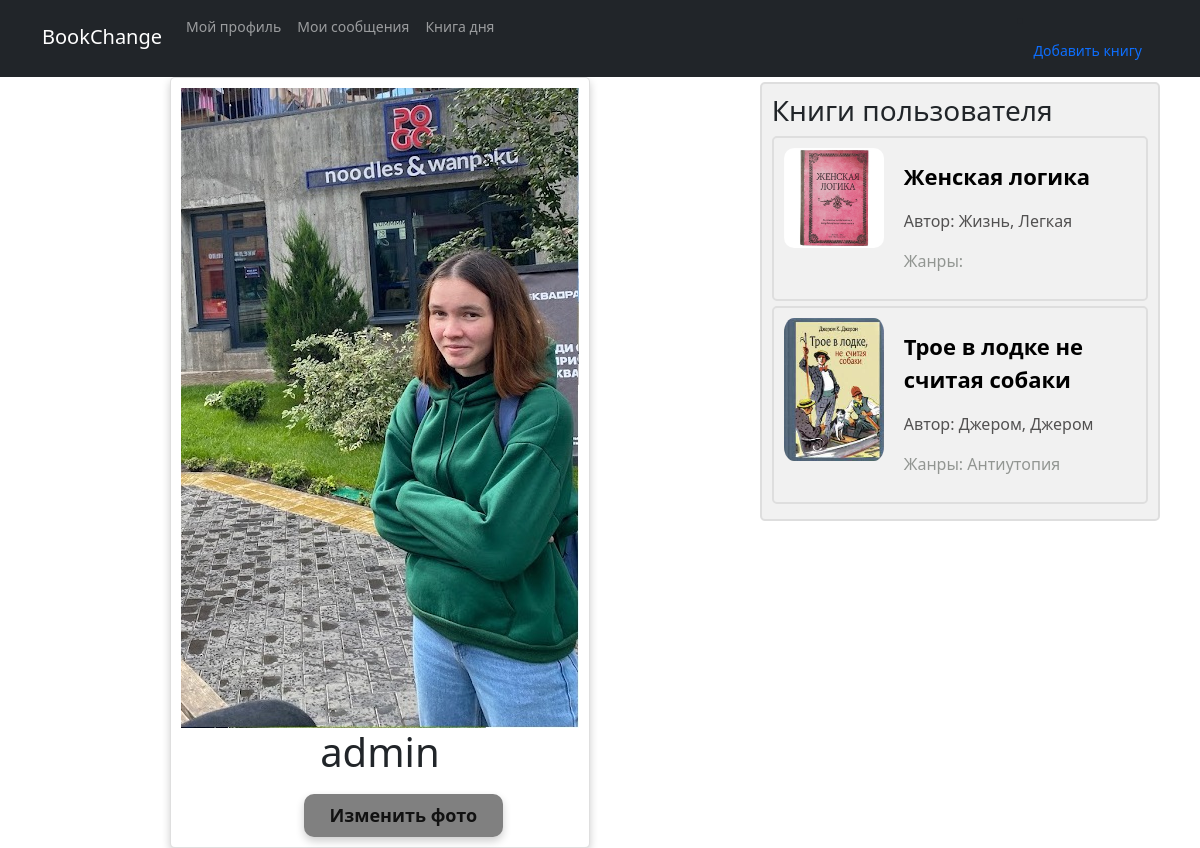
The page /profile/1 (signed in) on the database as committed earlier.
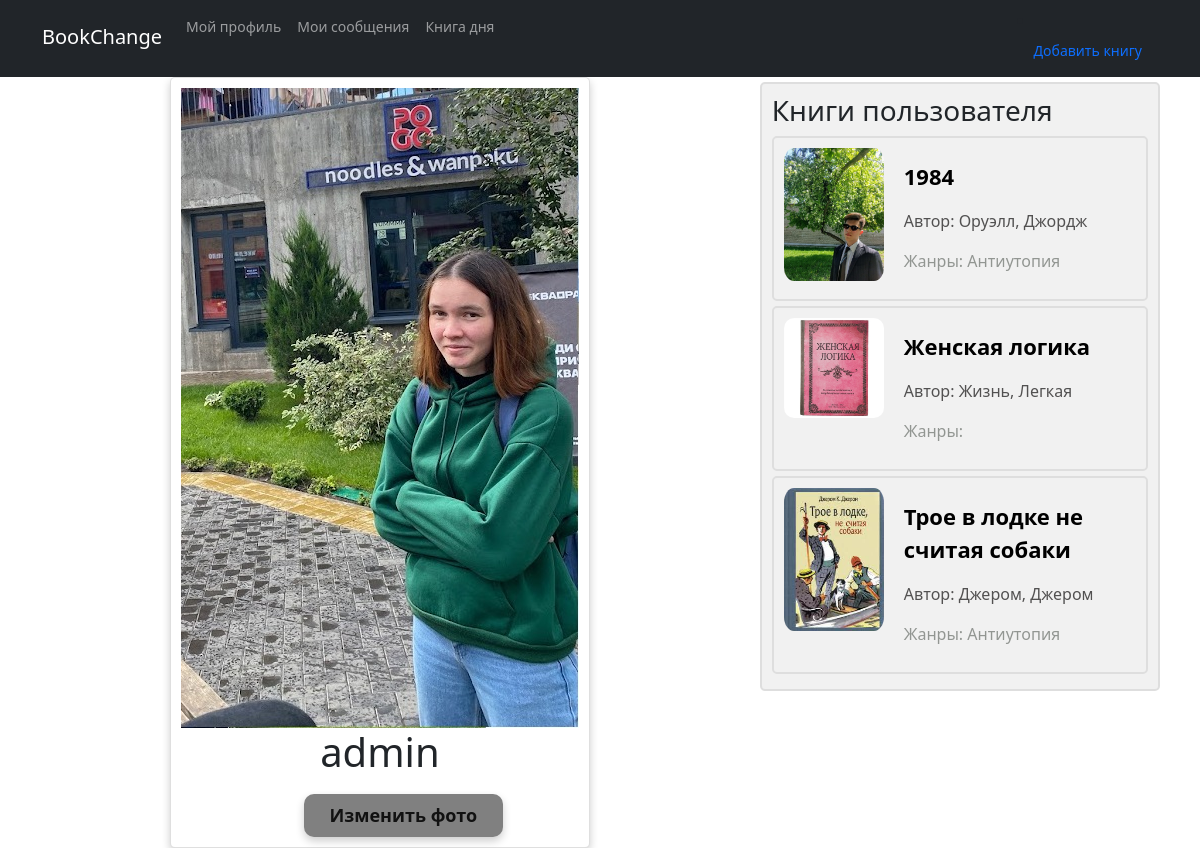
The same page on the database as committed later.
### catalog/models.py (models this page shows, shortened)
class Book(models.Model):
    title = models.CharField('Название книги', max_length=50)
    author = models.ForeignKey(Author, on_delete=models.SET_NULL, null=True, verbose_name='Автор книги')
    summary = models.TextField('Краткое описание', max_length=1000, help_text="Опишите кратко книгу",
                               default=' ', blank=True)
    genre = models.ManyToManyField(Genre, blank=True, verbose_name='Жанры книги')
    owner = models.ForeignKey(User, on_delete=models.SET_NULL, null=True)
    image = models.ImageField(upload_to='img/books', blank=True, verbose_name='Фотография книги')
    review = models.ForeignKey(Review, on_delete=models.SET_NULL, null=True, blank=True)
    class Meta:
        verbose_name = 'Книга'
        verbose_name_plural = 'Книги'
        ordering = ['title']

class Author(models.Model):
    first_name = models.CharField(max_length=100)
    last_name = models.CharField(max_length=100)
    def __str__(self):
        return '%s, %s' % (self.last_name, self.first_name)
    class Meta:
        verbose_name = 'Автор'
        verbose_name_plural = 'Авторы'
        ordering = ['last_name']

class Genre(models.Model):
    genreName = models.CharField(max_length=30)
    class Meta:
        verbose_name = 'Жанр'
        verbose_name_plural = 'Жанры'
        ordering = ['genreName']

### catalog/views.py (the view)
# urls.py: path('profile/<int:pk>', login_required(views.profile), name='profile'),
def profile(request, pk):
    user = User.objects.get(id=pk)
    books = Book.objects.filter(owner_id=pk)
    try:
        profile = Profile.objects.get(user_id=pk)
        profile = profile.image.url
    except Profile.DoesNotExist:
        profile = "/media/img/profiles/default.jpg"
    return render(request, 'catalog/profile.html',
                  {'user': user, 'books': books, 'book_of_month': get_book_of_month(), 'profile': profile})

### catalog/views.py (called while the page is built)
def get_book_of_month():
    today = datetime.datetime.now()
    return BookOfMonth.objects.get(dayOfBook__year=today.year, dayOfBook__month=today.month)

### catalog/templates/catalog/profile.html (shortened to what this page needs)
{% extends 'catalog/index.html' %}
  {% block content %}
  <body>
       <div class="grid_user">
        <div class="card">
            <img src="{{MEDIA_URL}}{{ profile }}"
                 style="width: 100%"/>
            <h1>{{user.username}} </h1>
            <div class="button_profile"><button>Изменить фото</button></div>
        </div>
        <div class="container_book">
          <h3>Книги пользователя</h3>
            {% for book in books %}{% include 'catalog/book-item.html' with book_item=book %}{% endfor %}
        </div>
      </div>
  </body>
{% endblock %}

### catalog/templates/catalog/index.html (shortened to what this page needs)
<!doctype html>
<html lang="ru">
  <head>
    <link href="https://cdn.jsdelivr.net/npm/bootstrap@5.0.1/dist/css/bootstrap.min.css" rel="stylesheet">
  </head>
  <body>
    <nav class="navbar sticky-top navbar-expand-md navbar-dark bg-dark">
        <div class="container">
          <a  href="{% url 'catalog:main'%}" class="navbar-brand mb-1">BookChange</a>
            {% if user.is_authenticated %}
        <div class="collapse navbar-collapse" id="navbarContent">
            <ul class="nav navbar-nav me-auto mb-auto">
                <li>
                    <a href="{% url 'catalog:profile' user.id %}" class="nav-link small">Мой профиль</a>
                </li>
                <li>
                    <a href="{% url 'messenger:dialogs'%}" class="nav-link small">Мои сообщения</a>
                </li>
                <li>
              <a href="" class="nav-link small" data-bs-toggle="modal" data-bs-target="#exampleModal">Книга дня</a>
            </li>
        </ul>
            <form action="" class="d-flex">
          <li>
                    <a href="{% url 'catalog:addBook'%}" class="nav-link small">Добавить книгу</a>
                </li>
        </form>
        </div>
            {% endif %}
        </div>
    </nav>
  {% block content %}
    {% endblock %}
  </body>
</html>

### catalog/templates/catalog/book-item.html
<div class="container_book">
                <img src="{{MEDIA_URL}}{{ book_item.image.url}}" alt="bookPuc"/>
                <p class="book_name"><a href="{% url 'catalog:book' book_item.id %}">{{ book_item.title }}</a></p>
                <p class="book_author">Автор: {{ book_item.author }}</p>
                <p class="book_genre"> Жанры:{% for g in book_item.genre.all %}
                                    {{ g.genreName }}
                                {% endfor %}</p>
            </div>

### catalog/templates/catalog/index.html (style rules this page uses)
.card { box-shadow: 0 4px 8px 0 rgba(0, 0, 0, 0.2); max-width: 500px; margin: auto; text-align: center; padding: 10px; background: white; border-radius: 5px; margin-left: 30px; }
.container_book { border: 2px solid #dedede; background-color: #f1f1f1; border-radius: 10px; padding: 10px; margin: 5px 0; }
.container_book img { float: left; max-width: 100px; width: 100%; height: 100%; margin-right: 20px; border-radius: 10%; }
.container::after { content: ""; clear: both; display: table; }
.book_name { font-weight: bold; margin-top: 12px; color: black; }
.book_author { padding-top: 0px; color: rgb(82, 81, 81); margin-top: 15px; }
.book_genre { color: rgb(146, 150, 146); padding-left: 120px; }
.card { box-shadow: 0 4px 8px 0 rgba(0, 0, 0, 0.2); max-width: 500px; margin: auto; text-align: center; padding: 10px; }
button { border: none; outline: 0; display: inline-block; padding: 8px; color: white; background-color: #000; text-align: center; cursor: pointer; width: 100%; font-size: 18px; border-radius: 10px; }
a { text-decoration: none; font-size: 22px; color: black; }
.grid_user { display: flex; margin-right: 40px; justify-content: space-around; }

### catalog/templates/catalog/profile.html (style rules this page uses)
.card { box-shadow: 0 4px 8px 0 rgba(0, 0, 0, 0.2); max-width: 500px; margin: auto; text-align: center; padding: 10px; }
button { border: none; outline: 0; display: inline-block; padding: 8px; color: rgb(17, 17, 17); background-color: grey; text-align: center; cursor: pointer; width: 50%; font-weight: 600; font-size: 18px; box-shadow: 0 4px 8px 0 rgba(0, 0, 0, 0.2); max-width: 281px; margin-left: 11.80%; margin-top: 10px; border-radius: 10px; }
a { text-decoration: none; font-size: 22px; color: black; }
.container_book { align-self: flex-start; border: 2px solid #dedede; background-color: #f1f1f1; border-radius: 5px; padding: 10px; margin: 5px 0; }
.container_book::after { content: ""; clear: both; display: table; }
.container_book img { float: left; max-width: 100px; width: 100%; height: 100%; margin-right: 20px; border-radius: 10%; }
.book_name { font-weight: bold; margin-top: 12px; color: black; }
.book_author { padding-top: 0px; color: rgb(82, 81, 81); margin-top: 15px; }
.book_genre { color: rgb(146, 150, 146); padding-left: 120px; }
.grid_user { display: flex; margin-right: 40px; justify-content: space-around; }

Rows that differ between the two databases and show on the page:
now on this page (row edited): Book: image (picture), title "1984", author "Оруэлл, Джордж", Genre (genreName "Антиутопия")
